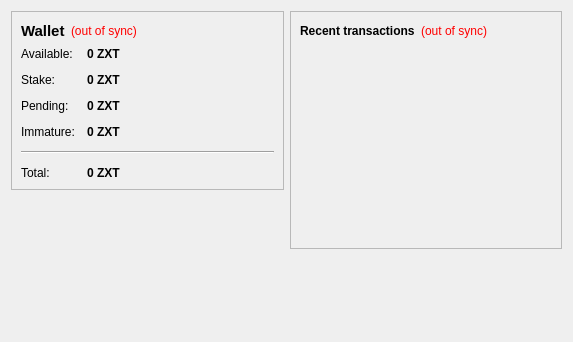
<?xml version="1.0" encoding="UTF-8"?>
<ui version="4.0">
 <class>OverviewPage</class>
 <widget class="QWidget" name="OverviewPage">
  <property name="geometry">
   <rect>
    <x>0</x>
    <y>0</y>
    <width>573</width>
    <height>342</height>
   </rect>
  </property>
  <property name="windowTitle">
   <string>Form</string>
  </property>
  <layout class="QHBoxLayout" name="horizontalLayout" stretch="1,1">
   <item>
    <layout class="QVBoxLayout" name="verticalLayout_2">
     <item>
      <widget class="QFrame" name="frame">
       <property name="frameShape">
        <enum>QFrame::StyledPanel</enum>
       </property>
       <property name="frameShadow">
        <enum>QFrame::Raised</enum>
       </property>
       <layout class="QVBoxLayout" name="verticalLayout_4">
        <item>
         <layout class="QHBoxLayout" name="horizontalLayout_4">
          <item>
           <widget class="QLabel" name="label_5">
            <property name="font">
             <font>
              <pointsize>11</pointsize>
              <weight>75</weight>
              <bold>true</bold>
             </font>
            </property>
            <property name="text">
             <string>Wallet</string>
            </property>
           </widget>
          </item>
          <item>
           <widget class="QLabel" name="labelWalletStatus">
            <property name="toolTip">
             <string>The displayed information may be out of date. Your wallet automatically synchronizes with the ZEAL network after a connection is established, but this process has not completed yet.</string>
            </property>
            <property name="styleSheet">
             <string notr="true">QLabel { color: red; }</string>
            </property>
            <property name="text">
             <string notr="true">(out of sync)</string>
            </property>
            <property name="alignment">
             <set>Qt::AlignLeading|Qt::AlignLeft|Qt::AlignVCenter</set>
            </property>
           </widget>
          </item>
          <item>
           <spacer name="horizontalSpacer_2">
            <property name="orientation">
             <enum>Qt::Horizontal</enum>
            </property>
            <property name="sizeHint" stdset="0">
             <size>
              <width>40</width>
              <height>20</height>
             </size>
            </property>
           </spacer>
          </item>
         </layout>
        </item>
        <item>
         <layout class="QFormLayout" name="formLayout_2">
          <property name="fieldGrowthPolicy">
           <enum>QFormLayout::AllNonFixedFieldsGrow</enum>
          </property>
          <property name="horizontalSpacing">
           <number>12</number>
          </property>
          <property name="verticalSpacing">
           <number>12</number>
          </property>
          <item row="0" column="0">
           <widget class="QLabel" name="label">
            <property name="text">
             <string>Available:</string>
            </property>
           </widget>
          </item>
          <item row="0" column="1">
           <widget class="QLabel" name="labelBalance">
            <property name="font">
             <font>
              <weight>75</weight>
              <bold>true</bold>
             </font>
            </property>
            <property name="cursor">
             <cursorShape>IBeamCursor</cursorShape>
            </property>
            <property name="toolTip">
             <string>Your current spendable balance</string>
            </property>
            <property name="text">
             <string notr="true">0 ZXT</string>
            </property>
            <property name="textInteractionFlags">
             <set>Qt::LinksAccessibleByMouse|Qt::TextSelectableByKeyboard|Qt::TextSelectableByMouse</set>
            </property>
           </widget>
          </item>
          <item row="1" column="0">
           <widget class="QLabel" name="label_6">
            <property name="text">
             <string>Stake:</string>
            </property>
           </widget>
          </item>
          <item row="1" column="1">
           <widget class="QLabel" name="labelStake">
            <property name="font">
             <font>
              <weight>75</weight>
              <bold>true</bold>
             </font>
            </property>
            <property name="cursor">
             <cursorShape>IBeamCursor</cursorShape>
            </property>
            <property name="toolTip">
             <string>Total of coins that was staked, and do not yet count toward the current balance</string>
            </property>
            <property name="text">
             <string notr="true">0 ZXT</string>
            </property>
            <property name="textInteractionFlags">
             <set>Qt::LinksAccessibleByMouse|Qt::TextSelectableByKeyboard|Qt::TextSelectableByMouse</set>
            </property>
           </widget>
          </item>
          <item row="2" column="0">
           <widget class="QLabel" name="label_3">
            <property name="text">
             <string>Pending:</string>
            </property>
           </widget>
          </item>
          <item row="2" column="1">
           <widget class="QLabel" name="labelUnconfirmed">
            <property name="font">
             <font>
              <weight>75</weight>
              <bold>true</bold>
             </font>
            </property>
            <property name="cursor">
             <cursorShape>IBeamCursor</cursorShape>
            </property>
            <property name="toolTip">
             <string>Total of transactions that have yet to be confirmed, and do not yet count toward the current balance</string>
            </property>
            <property name="text">
             <string notr="true">0 ZXT</string>
            </property>
            <property name="textInteractionFlags">
             <set>Qt::LinksAccessibleByMouse|Qt::TextSelectableByKeyboard|Qt::TextSelectableByMouse</set>
            </property>
           </widget>
          </item>
          <item row="3" column="0">
           <widget class="QLabel" name="labelImmatureText">
            <property name="text">
             <string>Immature:</string>
            </property>
           </widget>
          </item>
          <item row="3" column="1">
           <widget class="QLabel" name="labelImmature">
            <property name="font">
             <font>
              <weight>75</weight>
              <bold>true</bold>
             </font>
            </property>
            <property name="toolTip">
             <string>Mined balance that has not yet matured</string>
            </property>
            <property name="text">
             <string notr="true">0 ZXT</string>
            </property>
            <property name="textInteractionFlags">
             <set>Qt::LinksAccessibleByMouse|Qt::TextSelectableByKeyboard|Qt::TextSelectableByMouse</set>
            </property>
           </widget>
          </item>
          <item row="4" column="0" colspan="2">
           <widget class="Line" name="line">
            <property name="orientation">
             <enum>Qt::Horizontal</enum>
            </property>
           </widget>
          </item>
          <item row="5" column="0">
           <widget class="QLabel" name="labelTotalText">
            <property name="text">
             <string>Total:</string>
            </property>
           </widget>
          </item>
          <item row="5" column="1">
           <widget class="QLabel" name="labelTotal">
            <property name="font">
             <font>
              <weight>75</weight>
              <bold>true</bold>
             </font>
            </property>
            <property name="cursor">
             <cursorShape>IBeamCursor</cursorShape>
            </property>
            <property name="toolTip">
             <string>Your current total balance</string>
            </property>
            <property name="text">
             <string notr="true">0 ZXT</string>
            </property>
            <property name="textInteractionFlags">
             <set>Qt::LinksAccessibleByMouse|Qt::TextSelectableByKeyboard|Qt::TextSelectableByMouse</set>
            </property>
           </widget>
          </item>
         </layout>
        </item>
       </layout>
      </widget>
     </item>
     <item>
      <spacer name="verticalSpacer">
       <property name="orientation">
        <enum>Qt::Vertical</enum>
       </property>
       <property name="sizeHint" stdset="0">
        <size>
         <width>20</width>
         <height>40</height>
        </size>
       </property>
      </spacer>
     </item>
    </layout>
   </item>
   <item>
    <layout class="QVBoxLayout" name="verticalLayout_3">
     <item>
      <widget class="QFrame" name="frame_2">
       <property name="frameShape">
        <enum>QFrame::StyledPanel</enum>
       </property>
       <property name="frameShadow">
        <enum>QFrame::Raised</enum>
       </property>
       <layout class="QVBoxLayout" name="verticalLayout">
        <item>
         <layout class="QHBoxLayout" name="horizontalLayout_2">
          <item>
           <widget class="QLabel" name="label_4">
            <property name="text">
             <string>&lt;b&gt;Recent transactions&lt;/b&gt;</string>
            </property>
           </widget>
          </item>
          <item>
           <widget class="QLabel" name="labelTransactionsStatus">
            <property name="toolTip">
             <string>The displayed information may be out of date. Your wallet automatically synchronizes with the ZEAL network after a connection is established, but this process has not completed yet.</string>
            </property>
            <property name="styleSheet">
             <string notr="true">QLabel { color: red; }</string>
            </property>
            <property name="text">
             <string notr="true">(out of sync)</string>
            </property>
            <property name="alignment">
             <set>Qt::AlignRight|Qt::AlignTrailing|Qt::AlignVCenter</set>
            </property>
           </widget>
          </item>
          <item>
           <spacer name="horizontalSpacer">
            <property name="orientation">
             <enum>Qt::Horizontal</enum>
            </property>
            <property name="sizeHint" stdset="0">
             <size>
              <width>40</width>
              <height>20</height>
             </size>
            </property>
           </spacer>
          </item>
         </layout>
        </item>
        <item>
         <widget class="QListView" name="listTransactions">
          <property name="styleSheet">
           <string notr="true">QListView { background: transparent; }</string>
          </property>
          <property name="frameShape">
           <enum>QFrame::NoFrame</enum>
          </property>
          <property name="verticalScrollBarPolicy">
           <enum>Qt::ScrollBarAlwaysOff</enum>
          </property>
          <property name="horizontalScrollBarPolicy">
           <enum>Qt::ScrollBarAlwaysOff</enum>
          </property>
          <property name="selectionMode">
           <enum>QAbstractItemView::NoSelection</enum>
          </property>
         </widget>
        </item>
       </layout>
      </widget>
     </item>
     <item>
      <spacer name="verticalSpacer_2">
       <property name="orientation">
        <enum>Qt::Vertical</enum>
       </property>
       <property name="sizeHint" stdset="0">
        <size>
         <width>20</width>
         <height>40</height>
        </size>
       </property>
      </spacer>
     </item>
    </layout>
   </item>
  </layout>
 </widget>
 <resources/>
 <connections/>
</ui>
